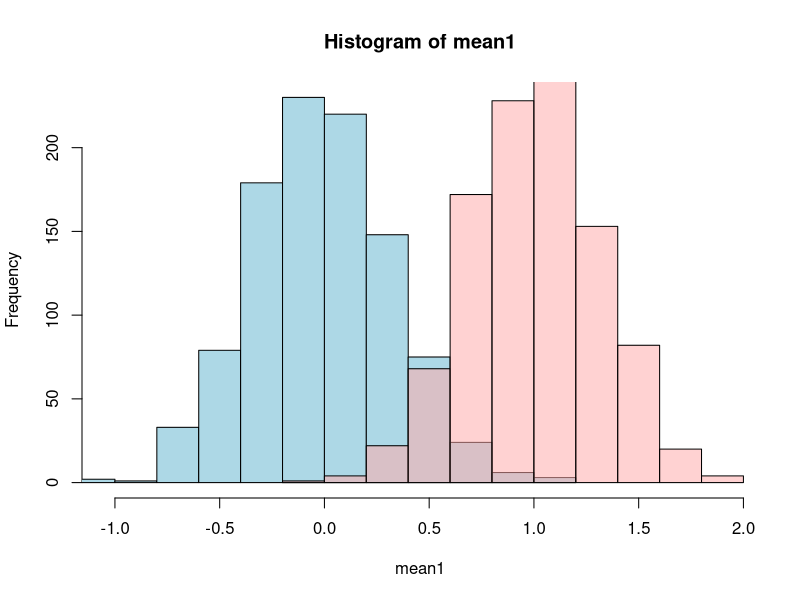
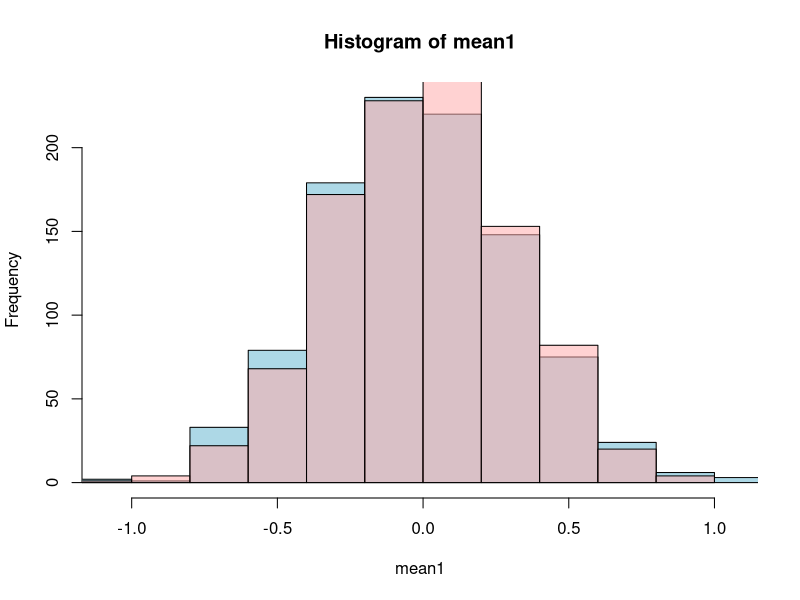
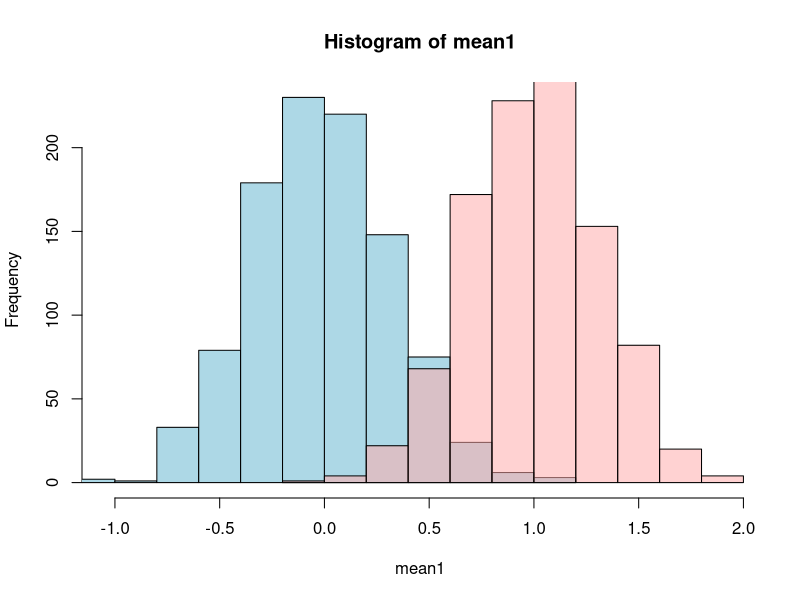

The R source for these figures, in order: (Note: this script raises an error after producing the figures.)
generate_data <- function(
    diff = 1,
    n = 10,
    s = 1000
) {
  # synchro
  set.seed(42)
  # simulation 1st group
  gr1 <- rnorm( n * s )
  # simulation 2nd group
  gr2 <- rnorm( n * s, mean = diff )
  # insert values into a matrix 2D
  res <- matrix( c( gr1, gr2 ), nrow = 2 * n, ncol = s, byrow = TRUE)
  return(res)
}

plot_hist <- function(
    mat
) {
  # compute n
  n <- nrow( mat ) / 2
  # calculate mean gr1
  mat1 <- mat[ 1:n, ]
  mean1 <- apply( mat1, 2, mean )
  # calculate mean gr2
  mat2 <- mat[ 1:n + n, ]
  mean2 <- apply( mat2, 2, mean )
  # determine limits
  xlimits <- range( c( mean1, mean2 ) )
  # plot 1st histogram
  hist( mean1, col = "lightblue", xlim = xlimits )
  # plot 2nd histogram
  hist( mean2, add = TRUE, col = "#FFAAAA88")
}



calc_pvalue <- function(
    X, # matrix of variables
    Y # response
) {
  # debug
  # X <- tmp
  #
  # indices_gr1
  # indices_gr2
  # calculate t.test de la 15e variable = 15e colonne
  tt <- t.test( X[ 1:n, 15 ], X[ 1:n + n, 15] )
  tt$p.value

  res <- apply( X, 2, function( vec_col ) {
    tt <- t.test( vec_col[ 1:n ], vec_col[ 1:n + n] )
    tt$p.value
  })
  return( res )
}



# experiences virtuelles

# difference 1
X_diff_1 <- generate_data( diff = 1 )
# tt le monde doit avoir les memes valeurs
X_diff_1[11:13,1]
plot_hist( X_diff_1 )


# difference 0
X_diff_0 <- generate_data( diff = 0 )
# tt le monde doit avoir les memes valeurs
X_diff_0[11:13,1]
plot_hist( X_diff_0 )



# devel

tmp <- generate_data()
# tt le monde doit avoir les memes valeurs
tmp[1:3,1]

plot_hist( tmp )

pheatmap::pheatmap(X, cluster_rows = FALSE, cluster_cols = FALSE)

n <- 10
X <- tmp



